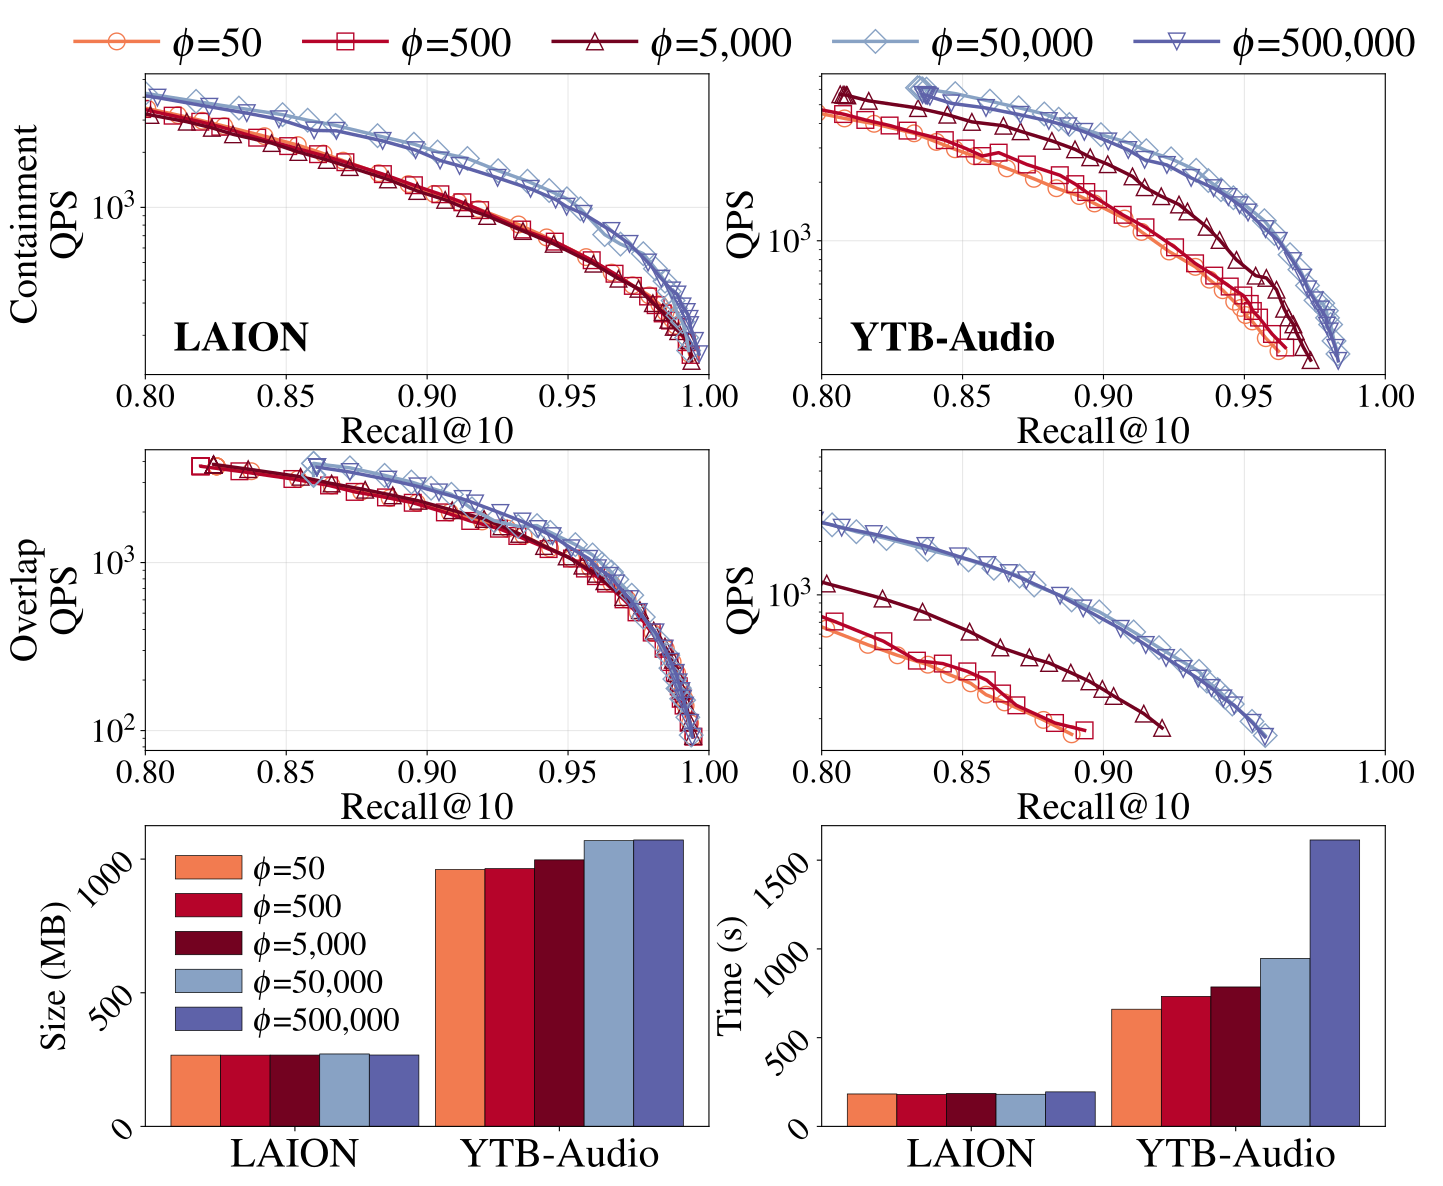

Reproduce this figure in Python.
import os
import numpy as np
import matplotlib.pyplot as plt
import pandas as pd
import argparse

plt.rcParams["font.family"] = "serif"
plt.rcParams["font.serif"] = ["Times"]
plt.rcParams["text.usetex"] = True

# Datasets
datasets = ["laion", "ytb_audio"]

# Budget values for φ
budgets = [50, 500, 5000, 50000, 500000]

# Scenarios
scenarios = ["containment", "overlap"]

# Rotation flag: if True, transpose the layout (rows become columns)
rotate = False

# Color palette for budget values (single gradient from light to dark)
# budget_colors = {
#     50: "#e5c185",      # Lighter
#     500: "#cc7a3d",
#     5000: "#c7522a",
#     50000: "#963e20",
#     500000: "#642915"   # Darker
# }

# budget_colors = {
#     50: "#9eafbf",      # Lighter
#     500: "#9eafbf",
#     5000: "#7f96aa",
#     50000: "#607e96",
#     500000: "#406682"   # Darker
# }


budget_colors = {
    50: "#f27b50",      # Lighter
    500: "#b6042a",
    5000: "#730220",
    50000: "#88a2c4", 
    500000: "#5e62a9"   # Darker
}

# Markers for budgets
budget_markers = {
    50: "o",       # Circle
    500: "s",      # Square
    5000: "^",     # Triangle
    50000: "D",    # Diamond
    500000: "v"    # Inverted triangle
}

# Dataset display names
dataset_display_map = {
    "laion": "LAION",
    "ytb_audio": "YTB-Audio",
    "ytb-audio": "YTB-Audio"
}

def get_dataset_display_name(dataset):
    """Get display name for a dataset"""
    return dataset_display_map.get(dataset, dataset)

def load_query_data(dataset, scenario, budget, metric="qps"):
    """
    Load query performance data from ivf_budget dataset directory
    Format: ef,recall,qps,dist_comp,hops (after debug headers, or no header at all)
    Files are named: poindex_{scenario}_{budget}.csv
    
    metric: "qps" (default) or "cmps" (dist_comp)
    """
    if dataset.lower() == "ytb_audio" or dataset == "ytb-audio":
        file_path = f"/root/work/lssg/example/plot/ivf_budget/ytb_audio/poindex_{scenario}_{budget}.csv"
    else:
        file_path = f"/root/work/lssg/example/plot/ivf_budget/LAION/poindex_{scenario}_{budget}.csv"
    
    if not os.path.exists(file_path):
        print(f"File not found: {file_path}")
        return None
    
    try:
        # Skip debug lines, find the header line
        with open(file_path, 'r') as f:
            lines = f.readlines()
        
        # Find the header line (should contain "ef")
        header_idx = -1
        for i, line in enumerate(lines):
            if 'ef' in line and 'recall' in line and 'qps' in line:
                header_idx = i
                break
        
        # If no header found, assume data starts from first numeric line
        if header_idx == -1:
            header_idx = -1  # No header, data starts at line 0
        
        # Parse data after header
        if header_idx >= 0:
            data_lines = lines[header_idx + 1:]
        else:
            data_lines = lines
        
        data_text = ''.join(data_lines)
        
        # Parse CSV, skip empty lines
        data_text = '\n'.join([line for line in data_text.split('\n') if line.strip()])
        data = np.genfromtxt(data_text.split('\n'), delimiter=',', skip_header=0)
        
        if data.size == 0:
            print(f"No data found in {file_path}")
            return None
        
        if data.ndim == 1:
            data = data.reshape(1, -1)
        
        # Columns: ef, recall, qps, dist_comp, hops
        # Index: 0,  1,      2,   3,         4
        recall = data[:, 1]
        
        if metric.lower() == "qps":
            perf = data[:, 2]
        elif metric.lower() == "cmps":
            perf = data[:, 3]
        else:
            perf = data[:, 2]
        
        # Sort by recall
        sort_idx = np.argsort(recall)
        recall = recall[sort_idx]
        perf = perf[sort_idx]
        
        return recall, perf
    
    except Exception as e:
        print(f"Error loading {file_path}: {e}")
        return None

def load_indexing_data():
    """
    Load indexing information from indexing_information.txt
    Returns dict: {dataset: {budget: (time_s, size_mb)}}
    """
    file_path = "/root/work/lssg/example/plot/ivf_budget/indexing_information.txt"
    
    if not os.path.exists(file_path):
        print(f"File not found: {file_path}")
        return None
    
    data = {}
    current_dataset = None
    
    try:
        with open(file_path, 'r') as f:
            for line in f:
                line = line.strip()
                if not line:
                    continue
                
                # Check if this is a dataset line
                if line.lower() in ["laion", "ytb-audio", "ytb_audio"]:
                    current_dataset = line.lower()
                    if current_dataset == "ytb-audio":
                        current_dataset = "ytb_audio"
                    data[current_dataset] = {}
                    continue
                
                # Parse budget line
                if current_dataset and ',' in line:
                    parts = line.split(',')
                    if len(parts) >= 3:
                        try:
                            budget = int(parts[0])
                            time_str = parts[1].strip().rstrip('s')
                            time_s = float(time_str)
                            size_str = parts[2].strip().rstrip('M').replace(',', '')
                            size_mb = float(size_str)
                            
                            data[current_dataset][budget] = (time_s, size_mb)
                        except (ValueError, IndexError):
                            pass
    
    except Exception as e:
        print(f"Error loading indexing data: {e}")
        return None
    
    return data

def plot_query_performance_dataset(ax, dataset, scenario, metric="qps"):
    """Plot query performance (QPS vs Recall or Cmps vs Recall) for one dataset+scenario"""
    
    for budget in budgets:
        result = load_query_data(dataset, scenario, budget, metric=metric)
        if result is None:
            continue
        
        recall, perf = result
        
        # Plot line with marker (matching plot_labeldiver.py styling)
        ax.plot(recall, perf, 
                color=budget_colors[budget],
                marker=budget_markers[budget],
                linestyle='-',
                linewidth=2.5,
                markersize=12,
                markerfacecolor="none",
                label=f"$\\phi$={budget:,}")
    
    ax.set_xlabel("Recall", fontsize=26, labelpad=0)
    ax.tick_params(axis='both', labelsize=24)
    ax.grid(True, alpha=0.3)
    ax.set_xlim(0.8, 1.0)

def plot_indexing_bars(ax, indexing_data, metric="size"):
    """
    Plot indexing metrics as grouped bars with budget colors
    metric: "size" or "time"
    
    Layout: Two groups (one for LAION, one for YTB-Audio),
            each group has 5 bars for budgets [50, 500, 5000, 50000, 500000]
            Bars colored by budget phi value
    """
    
    # Group width and bar width
    group_width = 0.8  # Reduced from 1.5 to make groups closer
    bar_width = 0.15
    
    # Extract data for each dataset and budget
    laion_data = {b: 0 for b in budgets}
    ytb_data = {b: 0 for b in budgets}
    
    for budget in budgets:
        if indexing_data and "laion" in indexing_data and budget in indexing_data["laion"]:
            time_s, size_mb = indexing_data["laion"][budget]
            if metric == "size":
                laion_data[budget] = size_mb
            else:
                laion_data[budget] = time_s
        
        if indexing_data and "ytb_audio" in indexing_data and budget in indexing_data["ytb_audio"]:
            time_s, size_mb = indexing_data["ytb_audio"][budget]
            if metric == "size":
                ytb_data[budget] = size_mb
            else:
                ytb_data[budget] = time_s
    
    # Create positions for bars within each group
    # For each group, we have 5 bars (one for each budget)
    laion_x_base = np.arange(len(budgets)) * bar_width - (len(budgets) - 1) * bar_width / 2
    ytb_x_base = laion_x_base + group_width
    
    # Plot bars for each budget with corresponding colors
    for i, budget in enumerate(budgets):
        laion_x = laion_x_base[i]
        ytb_x = ytb_x_base[i]
        
        # Plot LAION bar
        ax.bar(laion_x, laion_data[budget], bar_width, 
               color=budget_colors[budget], edgecolor='black', linewidth=0.5,
               label=f"LAION $\\phi$={budget}" if i == 0 else "")
        
        # Plot YTB-Audio bar
        ax.bar(ytb_x, ytb_data[budget], bar_width,
               color=budget_colors[budget], edgecolor='black', linewidth=0.5,
               label=f"YTB-Audio $\\phi$={budget}" if i == 0 else "")
    
    # Labels and formatting
    if metric == "size":
        ax.set_ylabel("Size (MB)", fontsize=26, labelpad=0)
    else:
        ax.set_ylabel("Time (s)", fontsize=26, labelpad=0)
    
    # Set x-ticks at group centers
    group_centers = [0, group_width]
    ax.set_xticks(group_centers)
    ax.set_xticklabels([])  # Remove default tick labels
    
    # Manually add dataset names as text below x-axis
    ax.text(0, -0.04, r"LAION", transform=ax.get_xaxis_transform(), 
           fontsize=30, ha='center', va='top')
    ax.text(group_width, -0.04, r"YTB-Audio", transform=ax.get_xaxis_transform(), 
           fontsize=30, ha='center', va='top')
    
    ax.tick_params(axis='y', labelsize=24, pad=0)
    plt.setp(ax.get_yticklabels(), rotation=45, ha='right')
    
    # Create legend with phi values
    handles = [plt.Rectangle((0, 0), 1, 1, fc=budget_colors[b], edgecolor='black', linewidth=0.5)
              for b in budgets]
    legend_labels = [f"$\\phi$={b:,}" for b in budgets]
    if metric == "size":
        ax.legend(handles, legend_labels, fontsize=24, loc="upper left", frameon=False, ncol=1, labelspacing=0.2, handletextpad=0.3)
    
    ax.set_ylim(bottom=0)

def main():
    parser = argparse.ArgumentParser()
    parser.add_argument("--metric", choices=["qps", "cmps"], default="qps",
                       help="Query metric to plot (default: qps)")
    parser.add_argument(
        "--query-only",
        action="store_true",
        help="If set, plot only the four query subplots (2×2) and skip indexing bars",
    )
    parser.add_argument(
        "--rotate",
        action="store_true",
        help="Transpose the subplot layout (rows become columns)",
    )
    args = parser.parse_args()
    
    global rotate
    rotate = args.rotate

    # Load indexing data only when needed for bar plots
    indexing_data = None if args.query_only else load_indexing_data()

    # Figure layout: default 3×2 (with bars); 2×2 when --query-only is set
    # With rotate: dimensions are transposed
    if args.query_only:
        if rotate:
            fig = plt.figure(figsize=(8, 16))
            gs = fig.add_gridspec(2, 2, hspace=0.12, wspace=0.18, top=0.92)
        else:
            fig = plt.figure(figsize=(16, 8))
            gs = fig.add_gridspec(2, 2, hspace=0.18, wspace=0.12, top=0.92)
    else:
        if rotate:
            # Rotated: 2 rows (datasets) × 3 cols (2 scenarios + 1 indexing)
            fig = plt.figure(figsize=(20, 10))
            gs = fig.add_gridspec(2, 3, hspace=0.20, wspace=0.25, top=0.92)
        else:
            # Original: 3 rows × 2 cols
            fig = plt.figure(figsize=(16, 13))
            gs = fig.add_gridspec(3, 2, hspace=0.25, wspace=0.20, top=0.92)
    
    # Create subplots based on rotation
    if rotate:
        # Rotated layout: 2 rows (datasets) × 2 cols (scenarios) or × 3 cols (with indexing)
        # Row 0: LAION, Row 1: YTB-Audio
        # Col 0: Containment, Col 1: Overlap, Col 2: Indexing (if not query_only)
        
        ax00 = fig.add_subplot(gs[0, 0])
        plot_query_performance_dataset(ax00, "laion", "containment", metric=args.metric)
        ax00.set_title(r"Containment", fontsize=30)
        ax00.set_ylabel(r"\textbf{LAION}" + "\n" + "QPS", fontsize=28)
        ax00.set_xlabel("Recall@10", fontsize=28, labelpad=2)
        ax00.set_yscale("log")
        
        ax01 = fig.add_subplot(gs[0, 1])
        plot_query_performance_dataset(ax01, "laion", "overlap", metric=args.metric)
        ax01.set_title(r"Overlap", fontsize=30)
        ax01.set_ylabel("QPS", fontsize=28)
        ax01.set_xlabel("Recall@10", fontsize=28, labelpad=2)
        ax01.set_yscale("log")
        
        ax10 = fig.add_subplot(gs[1, 0])
        plot_query_performance_dataset(ax10, "ytb_audio", "containment", metric=args.metric)
        ax10.set_ylabel(r"\textbf{YTB-Audio}" + "\n" + "QPS", fontsize=28)
        ax10.set_xlabel("Recall@10", fontsize=28, labelpad=2)
        ax10.set_yscale("log")
        
        ax11 = fig.add_subplot(gs[1, 1])
        plot_query_performance_dataset(ax11, "ytb_audio", "overlap", metric=args.metric)
        ax11.set_ylabel("QPS", fontsize=28)
        ax11.set_xlabel("Recall@10", fontsize=28, labelpad=2)
        ax11.set_yscale("log")
        
        # Indexing plots in column 2 (if not query_only)
        if not args.query_only:
            ax02 = fig.add_subplot(gs[0, 2])
            plot_indexing_bars(ax02, indexing_data, metric="size")
            ax02.set_title(r"Indexing", fontsize=30)
            
            ax12 = fig.add_subplot(gs[1, 2])
            plot_indexing_bars(ax12, indexing_data, metric="time")
    
    else:
        # Original layout: Row 0: LAION dataset (Containment and Overlap), etc.
        ax00 = fig.add_subplot(gs[0, 0])
        plot_query_performance_dataset(ax00, "laion", "containment", metric=args.metric)
        ax00.set_ylabel(r"Containment" + "\n" + "QPS", fontsize=28)
        ax00.set_yscale("log")
        ax00.set_xlabel("Recall@10", fontsize=28, labelpad=2)
        ax00.text(0.05, 0.05, r"\textbf{LAION}", transform=ax00.transAxes, fontsize=30, 
                 va='bottom', ha='left')
        
        ax01 = fig.add_subplot(gs[0, 1])
        plot_query_performance_dataset(ax01, "ytb_audio", "containment", metric=args.metric)
        ax01.set_ylabel("QPS", fontsize=28)
        ax01.set_yscale("log")
        ax01.set_xlabel("Recall@10", fontsize=28, labelpad=2)
        ax01.text(0.05, 0.05, r"\textbf{YTB-Audio}", transform=ax01.transAxes, fontsize=30, 
                 va='bottom', ha='left')
        
        # Row 1: LAION and YTB-Audio overlap
        ax10 = fig.add_subplot(gs[1, 0])
        plot_query_performance_dataset(ax10, "laion", "overlap", metric=args.metric)
        ax10.set_ylabel(r"Overlap" + "\n" + "QPS", fontsize=28)
        ax10.set_xlabel("Recall@10", fontsize=28, labelpad=2)
        ax10.set_yscale("log")
        
        ax11 = fig.add_subplot(gs[1, 1])
        plot_query_performance_dataset(ax11, "ytb_audio", "overlap", metric=args.metric)
        ax11.set_xlabel("Recall@10", fontsize=28, labelpad=2)
        ax11.set_ylabel("QPS", fontsize=28)
        ax11.set_yscale("log")
        
        # Row 2: Indexing information (only when not query-only)
        if not args.query_only:
            ax20 = fig.add_subplot(gs[2, 0])
            plot_indexing_bars(ax20, indexing_data, metric="size")

            ax21 = fig.add_subplot(gs[2, 1])
            plot_indexing_bars(ax21, indexing_data, metric="time")
    
    # Add legend for query performance plots
    handles = [plt.Line2D([0], [0], color=budget_colors[b], marker=budget_markers[b],
                         linestyle='-', linewidth=2.5, markersize=12, markerfacecolor="none",
                         label=f"$\\phi$={b:,}")
              for b in budgets]
    fig.legend(handles=handles, loc="upper center", ncol=5, fontsize=30, 
              bbox_to_anchor=(0.5, 0.985), frameon=False, columnspacing=1.0, handletextpad=0.3)
    
    # Save figure
    output_file = "plot_ivf_budget.pdf"
    plt.savefig(output_file, dpi=300, bbox_inches='tight')
    print(f"Figure saved as {output_file}")
    plt.close()

if __name__ == "__main__":
    main()
